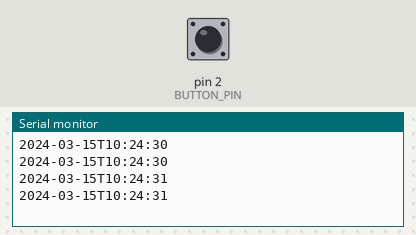
Simulated run of this sketch. Board: Arduino Uno, built with avr-gcc and run on an emulated ATmega328P. On the bench: the last lines printed to the serial monitor. The inputs (shaded band) are chosen by the test bench; at power-on: pin 2 (BUTTON_PIN) LOW. The local clock reads 2024-03-15 10:24:30 at power-on unless the sketch sets it.

Above: at 1.8 s.
1.9 s: pin 2 (BUTTON_PIN) pulled HIGH for 0.6 s
At 2.4 s:
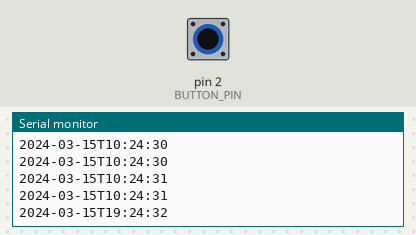
4.0 s: pin 2 (BUTTON_PIN) pulled HIGH for 1 s
At 4.4 s:
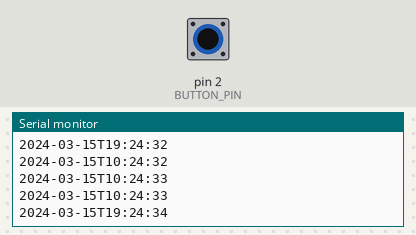
6.5 s: pin 2 (BUTTON_PIN) pulled HIGH for 0.6 s
At 6.9 s:
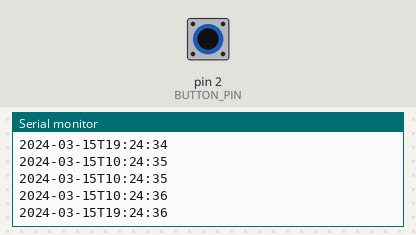
Timing chart, 0 to 9.5 s (numbered marks = the images above; inputs shaded):
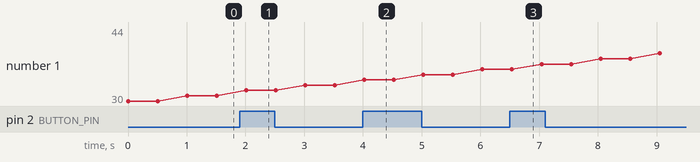

Measured:
- after the input at 1.9 s, the serial monitor: prints a new line after 0.11 s (image 1)
- after the input at 4.0 s, the serial monitor: prints a new line at once (image 2)
- after the input at 6.5 s, the serial monitor: prints a new line at once (image 3)

The sketch:

main.ino
```cpp
/**
  Press the button to turn on the LED
  31 Mar 2025 by Blind Author
*/

#include "RTClib.h"

RTC_DS1307 rtc;

const int BUTTON_PIN = 2;

void setup () {
  Serial.begin(115200);
  pinMode(BUTTON_PIN, INPUT);

  if (! rtc.begin()) {
    Serial.println("Couldn't find RTC");
    Serial.flush();
    abort();
  }
}

void loop () {
  DateTime now = rtc.now();

  if (digitalRead(BUTTON_PIN) == HIGH) {
    now = now + TimeSpan(0, 9, 0, 0);
  }

  Serial.println(now.timestamp());

  delay(500);
}
```
